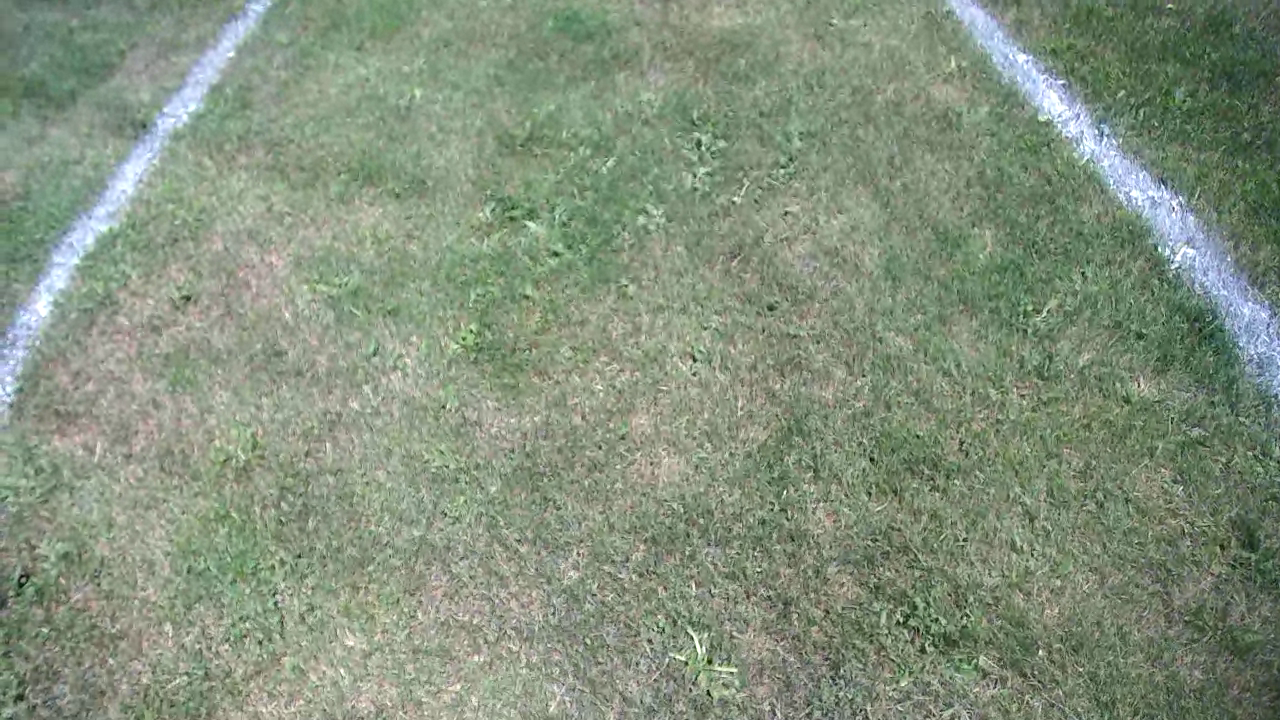
#> input picture data/010462268blaha.png, 1280 x 720 px; its folder holds only this picture in this run
$ python anotate.py
#> lines starting #> are read from the running program, lines starting #| are printed output that depends on the picture
import cv2
import numpy as np
import os
import random
image_list = os.listdir('data')
total_files = len(image_list)

move = False
# black_image = np.zeros((512,512), dtype = int )

def hist_corr(img):
    out = img
    for i in range(3):
        out[:,:,i] = cv2.equalizeHist(img[:,:,i])

    return out

def add_point(event, x, y, flags, param):

    global move
    global black_image
    # print(move)
    # print(event)
    if event == cv2.EVENT_LBUTTONDOWN:
        move = True
        print("***********")
    if event == cv2.EVENT_MOUSEMOVE and move == True:
        # black_image[y][x]=255
        cv2.circle(black_image, (x,y), 5, 255,thickness=-1)
        # print(x, y, black_image[x][y])
        # return (x,y)
    if event == cv2.EVENT_LBUTTONUP:
        move = False

print('Total %d images found' % total_files)
for image in image_list:

    black_image = np.zeros((512,512), dtype = float )
    file_path = 'data/' + image
    img = cv2.imread(file_path)
#> img is the input picture: shape (720, 1280, 3); mean B, G, R 125.2, 145.6, 131.8
    img = cv2.resize(img,(512,512))
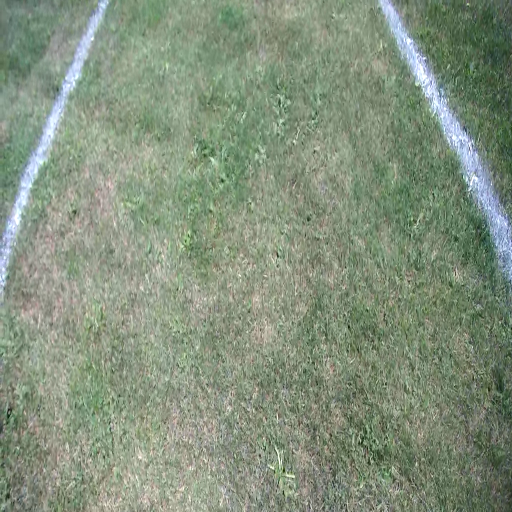
#> img: shape (512, 512, 3); mean B, G, R 125, 145.5, 131.7
    orig = hist_corr(img)
#> after the loop in hist_corr, `for i in range(3):`:
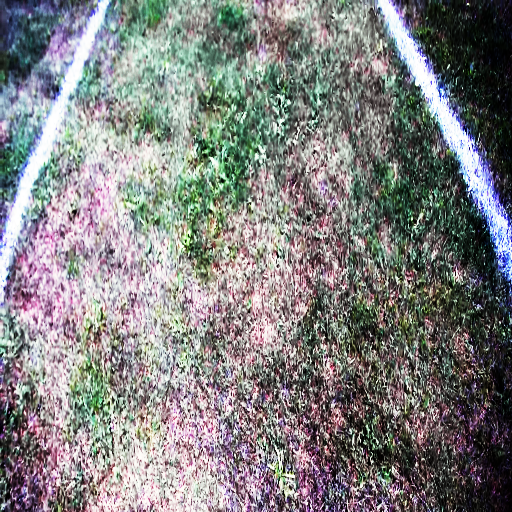
#> out: shape (512, 512, 3); mean B, G, R 128.8, 128.9, 128.8
    cv2.namedWindow('view')
    cv2.imshow('view',img)
    cv2.setMouseCallback("view", add_point)
    cv2.waitKey(0)

    # print(np.sum(black_image))
    cv2.imshow("label",black_image)
    name =image.split('.')[0]

    name = name + str(random.randint(0,1000000000000)) + "blah" + str(random.randint(0,1000000))
    name_ ="data_output/" + name + "_mask.png"
    name1="data_output/" + name + ".png"
    print(name)
    print(name1)
    cv2.waitKey(0)
    cv2.imwrite(name_, black_image)
    cv2.imwrite(name1, orig,(512,512))

    cv2.destroyAllWindows()

$ run again, on data/015789264blaha.png
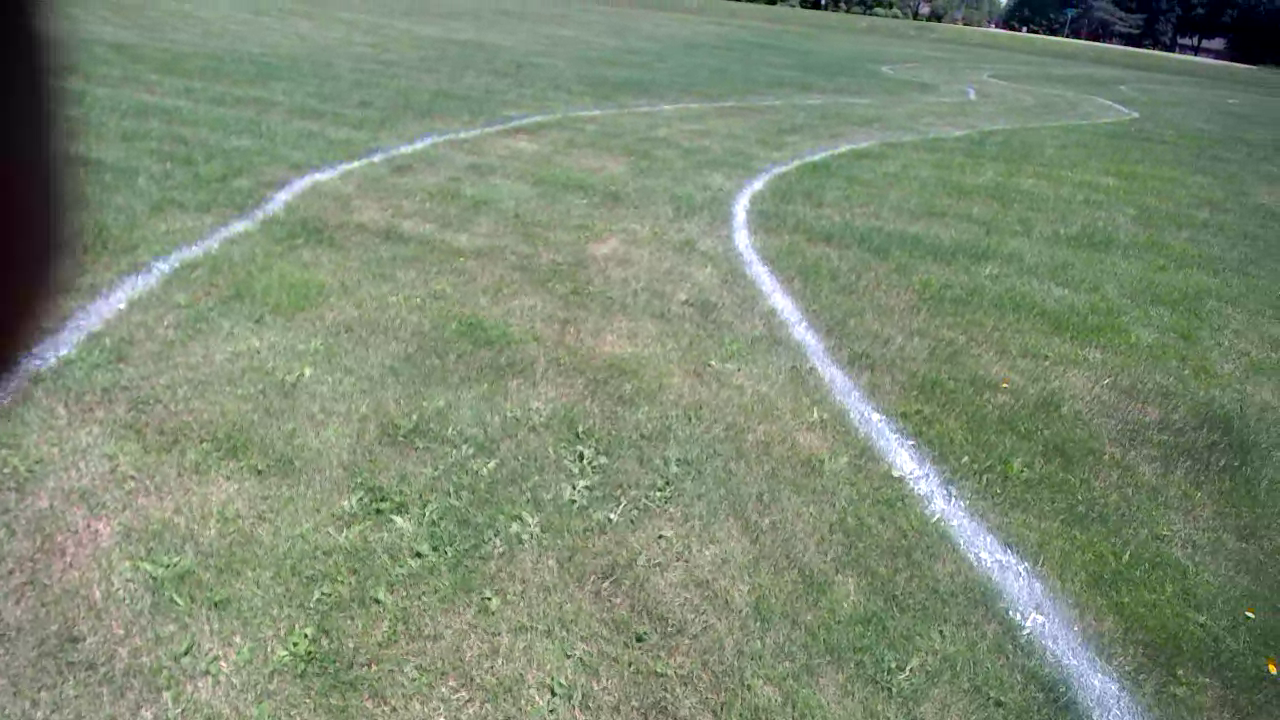
#> input picture data/015789264blaha.png, 1280 x 720 px
#> img is the input picture: shape (720, 1280, 3); mean B, G, R 116.5, 139.3, 125
#> `img = cv2.resize(img,(512,512))`:
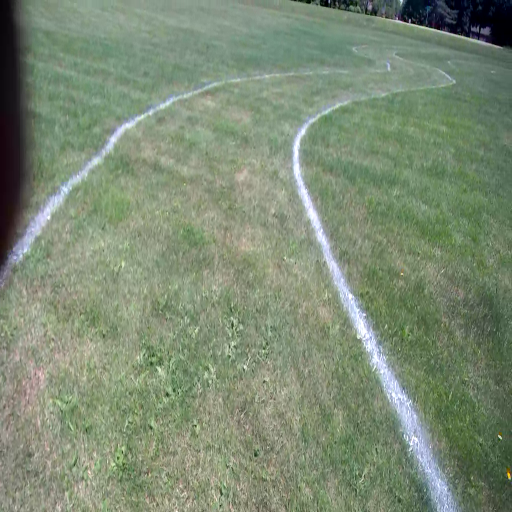
#> img: shape (512, 512, 3); mean B, G, R 116.4, 139.2, 124.9
#> after the loop in hist_corr, `for i in range(3):`:
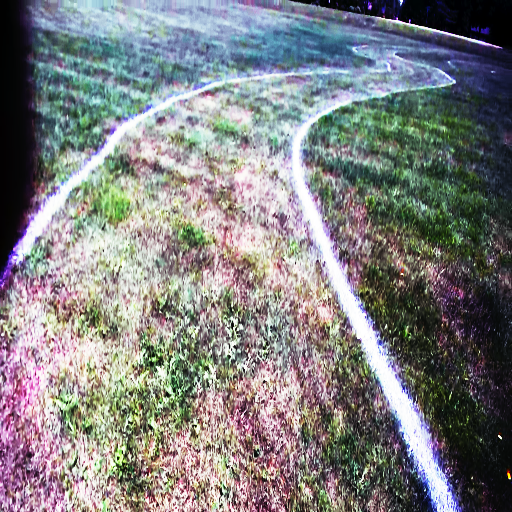
#> out: shape (512, 512, 3); mean B, G, R 128.9, 128.5, 128

$ run again, on data/020137820blaha.png
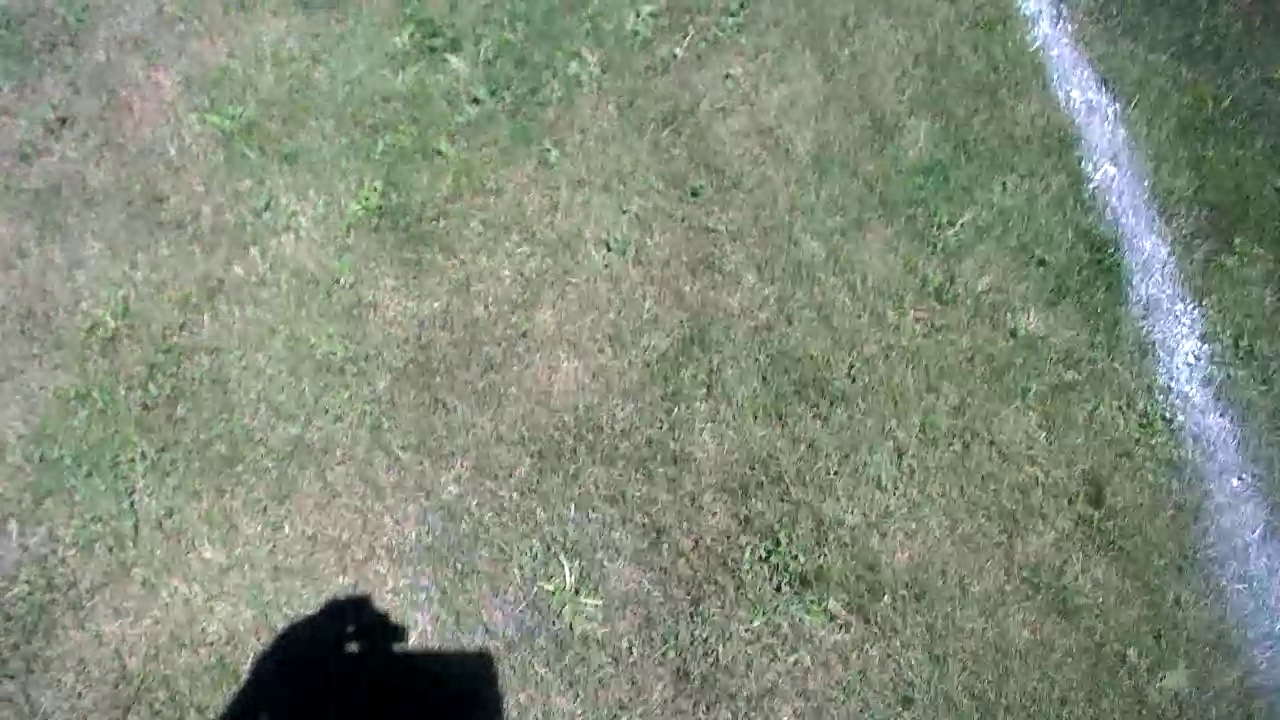
#> input picture data/020137820blaha.png, 1280 x 720 px
#> img is the input picture: shape (720, 1280, 3); mean B, G, R 122.3, 140.2, 130.4
#> `img = cv2.resize(img,(512,512))`:
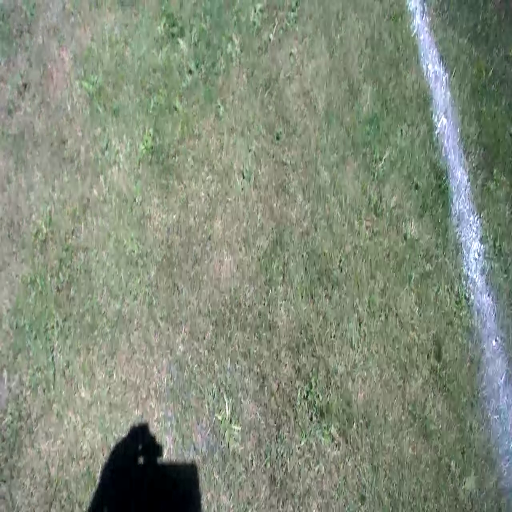
#> img: shape (512, 512, 3); mean B, G, R 122.2, 140.1, 130.3
#> after the loop in hist_corr, `for i in range(3):`:
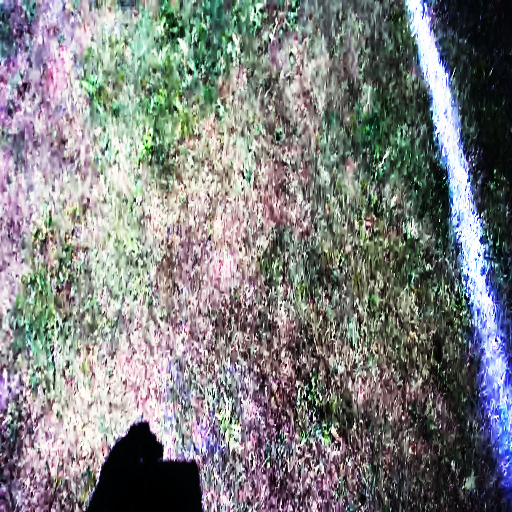
#> out: shape (512, 512, 3); mean B, G, R 128.7, 128.3, 126.9

$ run again, on data/020375260blaha.png
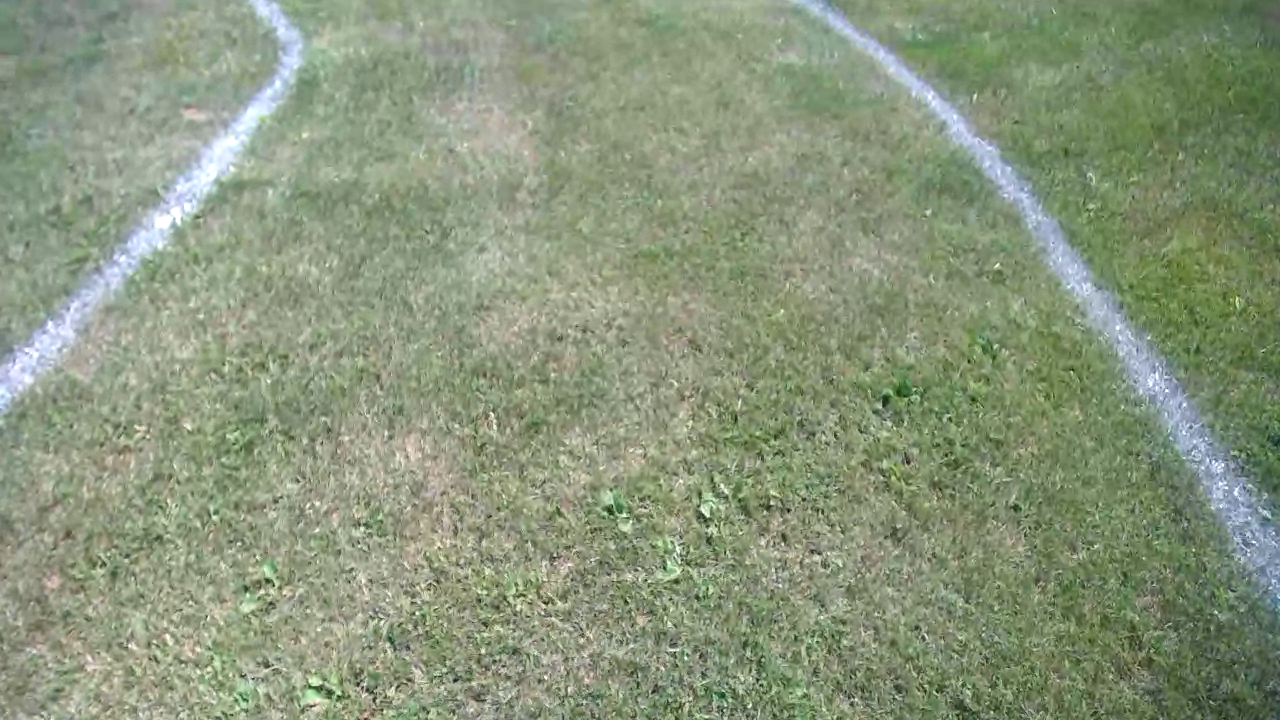
#> input picture data/020375260blaha.png, 1280 x 720 px
#> img is the input picture: shape (720, 1280, 3); mean B, G, R 123.3, 150, 137.4
#> `img = cv2.resize(img,(512,512))`:
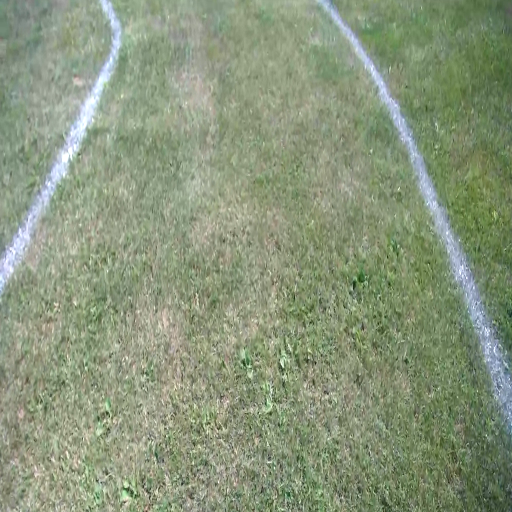
#> img: shape (512, 512, 3); mean B, G, R 123.2, 149.9, 137.3
#> after the loop in hist_corr, `for i in range(3):`:
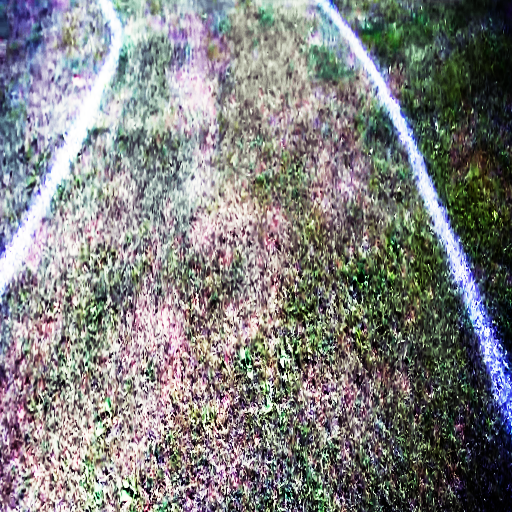
#> out: shape (512, 512, 3); mean B, G, R 128.7, 129.1, 128.9

$ run again, on data/013081285blaha.png
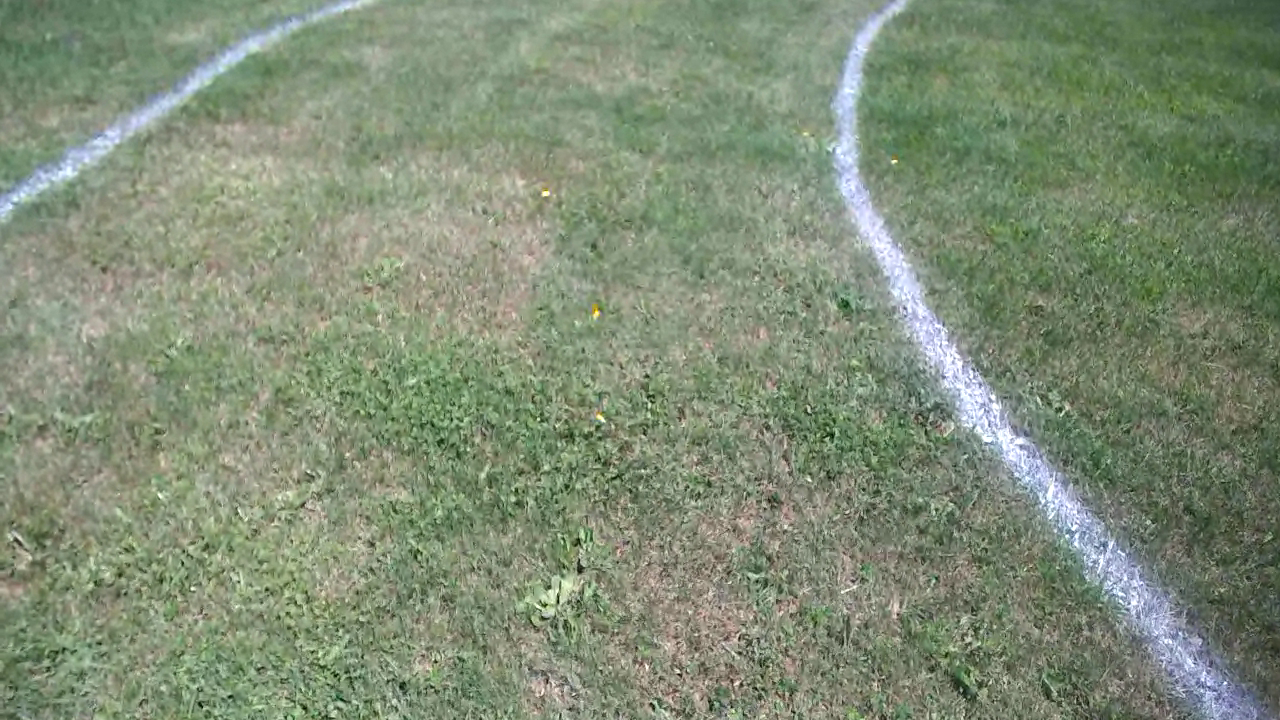
#> input picture data/013081285blaha.png, 1280 x 720 px
#> img is the input picture: shape (720, 1280, 3); mean B, G, R 117.5, 141.2, 127.9
#> `img = cv2.resize(img,(512,512))`:
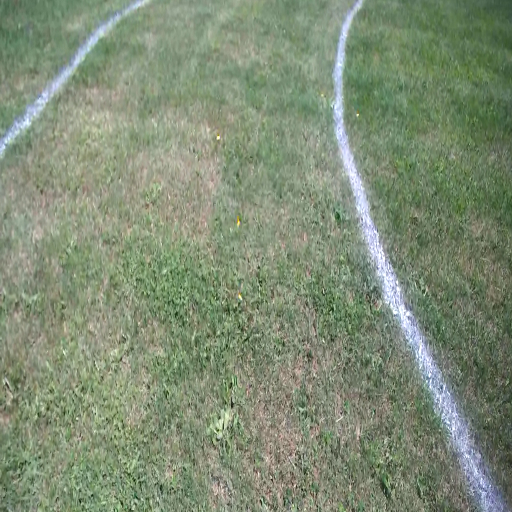
#> img: shape (512, 512, 3); mean B, G, R 117.4, 141.1, 127.8
#> after the loop in hist_corr, `for i in range(3):`:
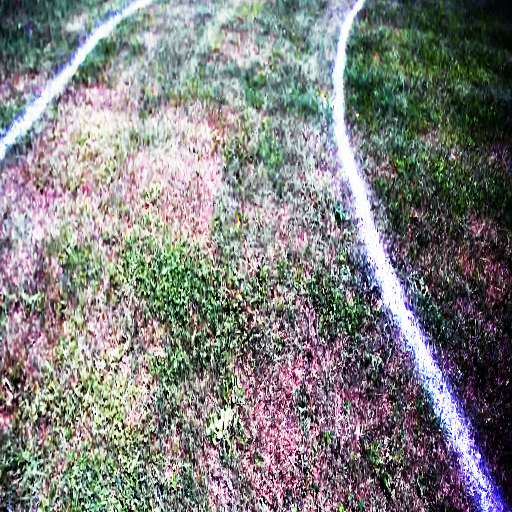
#> out: shape (512, 512, 3); mean B, G, R 128.8, 129, 128.7
